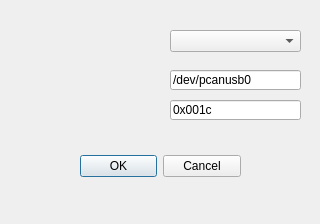
<?xml version="1.0" encoding="UTF-8"?>
<ui version="4.0">
 <class>DevDialog</class>
 <widget class="QDialog" name="DevDialog">
  <property name="geometry">
   <rect>
    <x>0</x>
    <y>0</y>
    <width>320</width>
    <height>224</height>
   </rect>
  </property>
  <property name="windowTitle">
   <string>Dialog</string>
  </property>
  <widget class="QDialogButtonBox" name="buttonBox1">
   <property name="geometry">
    <rect>
     <x>80</x>
     <y>150</y>
     <width>161</width>
     <height>32</height>
    </rect>
   </property>
   <property name="orientation">
    <enum>Qt::Horizontal</enum>
   </property>
   <property name="standardButtons">
    <set>QDialogButtonBox::Cancel|QDialogButtonBox::Ok</set>
   </property>
  </widget>
  <widget class="QLineEdit" name="lineEdit">
   <property name="geometry">
    <rect>
     <x>170</x>
     <y>70</y>
     <width>131</width>
     <height>20</height>
    </rect>
   </property>
   <property name="text">
    <string>/dev/pcanusb0</string>
   </property>
  </widget>
  <widget class="QLineEdit" name="lEBaudRate">
   <property name="geometry">
    <rect>
     <x>170</x>
     <y>100</y>
     <width>131</width>
     <height>20</height>
    </rect>
   </property>
   <property name="text">
    <string>0x001c</string>
   </property>
  </widget>
  <widget class="QComboBox" name="comboBox">
   <property name="geometry">
    <rect>
     <x>170</x>
     <y>30</y>
     <width>131</width>
     <height>22</height>
    </rect>
   </property>
  </widget>
  <widget class="QwtTextLabel" name="TextLabelInterface">
   <property name="geometry">
    <rect>
     <x>40</x>
     <y>30</y>
     <width>100</width>
     <height>16</height>
    </rect>
   </property>
  </widget>
  <widget class="QwtTextLabel" name="TextLabelPath">
   <property name="geometry">
    <rect>
     <x>40</x>
     <y>70</y>
     <width>100</width>
     <height>16</height>
    </rect>
   </property>
  </widget>
  <widget class="QwtTextLabel" name="TextLabelBaud">
   <property name="geometry">
    <rect>
     <x>40</x>
     <y>100</y>
     <width>100</width>
     <height>16</height>
    </rect>
   </property>
  </widget>
 </widget>
 <customwidgets>
  <customwidget>
   <class>QwtTextLabel</class>
   <extends>QFrame</extends>
   <header>qwt_text_label.h</header>
  </customwidget>
 </customwidgets>
 <resources/>
 <connections>
  <connection>
   <sender>buttonBox1</sender>
   <signal>accepted()</signal>
   <receiver>DevDialog</receiver>
   <slot>accept()</slot>
   <hints>
    <hint type="sourcelabel">
     <x>248</x>
     <y>254</y>
    </hint>
    <hint type="destinationlabel">
     <x>157</x>
     <y>274</y>
    </hint>
   </hints>
  </connection>
  <connection>
   <sender>buttonBox1</sender>
   <signal>rejected()</signal>
   <receiver>DevDialog</receiver>
   <slot>reject()</slot>
   <hints>
    <hint type="sourcelabel">
     <x>316</x>
     <y>260</y>
    </hint>
    <hint type="destinationlabel">
     <x>286</x>
     <y>274</y>
    </hint>
   </hints>
  </connection>
 </connections>
</ui>
